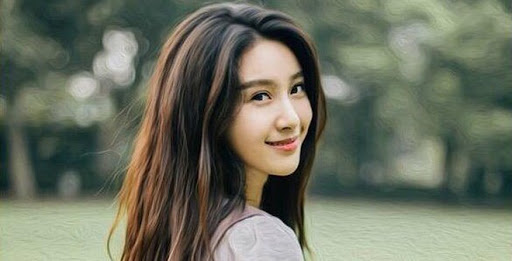
#> input picture opencvProjects/resource/chandung.jpg, 512 x 261 px
$ python chapter5.py
#> lines starting #> are read from the running program, lines starting #| are printed output that depends on the picture; after the words box and inside, x2 and y2 are one past the last pixel; in counts of white or black regions, pixels touching at a corner belong together
import cv2
import numpy as np
width,height=250,350
img=cv2.imread("resource/chandung.jpg")
#> img is the input picture: shape (261, 512, 3); mean B, G, R 96.6, 112.5, 108.1
pts1=np.float32([[73,73],[246,46],[116,208],[464,165]])
pts2=np.float32([[0,0],[width,0],[0,height],[width,height]])
matrix=cv2.getPerspectiveTransform(pts1,pts2)
imgOut=cv2.warpPerspective(img,matrix,(width,height))
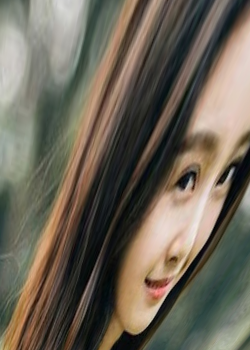
#> imgOut: shape (350, 250, 3); mean B, G, R 88.3, 102, 109.8
for x in range(0,4):
    cv2.circle(img,(pts1[x][0],pts1[x][1]),5,(255,0,0),cv2.FILLED)
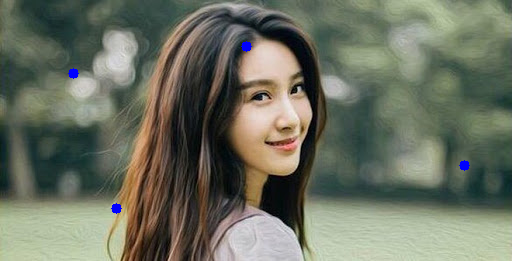
#> img: shape (261, 512, 3); 0.24% of pixels changed, all inside (x1, y1, x2, y2) = (68, 41, 470, 214)
cv2.imshow("image",imgOut)
cv2.imshow("old",img)
cv2.waitKey(0)
